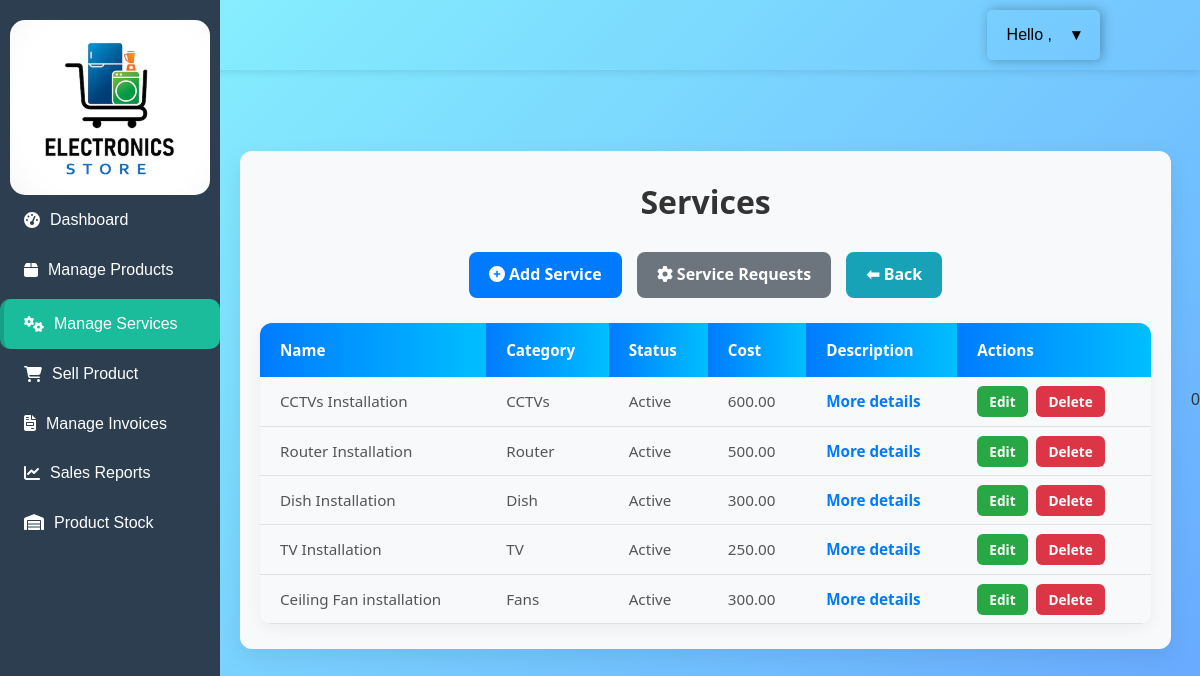
/services, run on the app's committed database.
### core/models.py (models this page shows, shortened)
class Service(models.Model):
    STATUS_CHOICES = [
        ('Active', 'Active'),
        ('Inactive', 'Inactive'),
    ]
    SERVICE_TYPE = [
        ('INSTALL', 'Installation'),
        ('PERIODIC', 'Periodic'),
        ('WARRANTY', 'Warranty'),
        ('PAID', 'Paid'),
    ]
    s_id = models.AutoField(primary_key=True)
    s_name = models.CharField(max_length=100)
    shop_owner = models.ForeignKey(ShopOwner, on_delete=models.CASCADE)
    description = models.TextField(blank=True, null=True, help_text="More details")
    category = models.ForeignKey(Category, on_delete=models.CASCADE, related_name='services')
    cost = models.DecimalField(max_digits=10, decimal_places=2)
    status = models.CharField(max_length=10, choices=STATUS_CHOICES, default='Active')

class Category(models.Model):
    STATUS_CHOICES = [
        ('Active', 'Active'),
        ('Inactive', 'Inactive'),
    ]
    ct_id = models.AutoField(primary_key=True)
    ct_name = models.CharField(max_length=100, unique=True)
    created_at = models.DateTimeField(auto_now_add=True)
    status = models.CharField(max_length=10, choices=STATUS_CHOICES, default='Active')
    def __str__(self):
        return self.ct_name  # corrected capitalization

### core/views.py (the view)
# urls.py: path('services', views.service_list, name='ser_list'),
def service_list(request):
    services = Service.objects.all()
    return render(request, 'core/owner/service_list.html', {'services': services})

### core/views.py (called while the page is built)
def shopowner_context(request):
    owner = None
    if request.session.get('shopowner_id'):
        owner = ShopOwner.objects.filter(
            sw_id=request.session['shopowner_id']
        ).first()
    return {
        'shopowner': owner
    }

### core/templates/core/owner/service_list.html (shortened to what this page needs)
{% extends 'core/base.html' %} {% load static %} {% block content %}
<link rel="stylesheet" href="{% static 'core/css/service_list.css' %}" />
<div class="product-container">
  <h2 class="title">Services</h2>
  <div class="action-bar">
    <a href="{% url 'ser_add' %}" class="btn btn-primary"
      ><b><i class="fa fa-plus-circle"></i> Add Service</b></a
    >
    <a href="{% url 'service_requests' %}" class="btn btn-secondary"
      ><i class="fa fa-cog"></i> Service Requests
    </a>
    <a href="{% url 'shop_analysis' %}" class="btn btn-third"><b>⬅ Back</b></a>
  </div>
  <table class="category-table">
    <tr>
      <th>Name</th>
      <th>Category</th>
      <th>Status</th>
      <th>Cost</th>
      <th>Description</th>
      <th>Actions</th>
    </tr>
    {% for s in services %}
    <tr>
      <td>{{ s.s_name }}</td>
      <td>{{ s.category }}</td>
      <td>{{ s.status }}</td>
      <td>{{ s.cost }}</td>
      <td>
        <span class="more-details" onclick="toggleDetails({{ s.s_id }})">
          More details
        </span>
      </td>
      <td class="actions">
        <a href="{% url 'ser_update' s.pk %}" class="btn1 btn-edit">Edit</a>
        <a href="{% url 'ser_delete' s.pk %}" class="btn1 btn-delete">Delete</a>
      </td>
    </tr>
    {% empty %}
    <tr>
      <td colspan="6">No products available.</td>
    </tr>
    {% endfor %}
  </table>
</div>
{% endblock %}

### core/static/core/css/style.css (style rules this page uses)
* { margin: 0; padding: 0; box-sizing: border-box; }
body { font-family: 'Segoe UI', Tahoma, Geneva, Verdana, sans-serif; background-color: #f5f7fa; color: #333; line-height: 1.6; }

### core/static/core/css/login.css (style rules this page uses)
body { font-family: "Segoe UI", Tahoma, Geneva, Verdana, sans-serif; background: linear-gradient(135deg, #89f7fe 0%, #66a6ff 100%); min-height: 100vh; margin: 0; display: flex; align-items: center; justify-content: center; }

### core/static/core/css/base.css (style rules this page uses)
body { display: flex; margin: 0; font-family: Arial, sans-serif; }

### core/static/core/css/service_list.css (style rules this page uses)
.product-container { max-width: 1200px; margin: 40px auto; padding: 25px 20px; background-color: #f8f9fa; border-radius: 12px; box-shadow: 0 8px 25px rgba(0,0,0,0.08); font-family: 'Segoe UI', Tahoma, Geneva, Verdana, sans-serif; }
.product-container .title { font-size: 2rem; font-weight: 700; text-align: center; color: #333; margin-bottom: 25px; }
.action-bar { display: flex; gap: 15px; flex-wrap: wrap; margin-bottom: 25px; justify-content: center; }
.action-bar .btn { padding: 10px 20px; border-radius: 8px; font-weight: bold; text-decoration: none; color: #fff; transition: 0.3s; }
.btn-primary { background: #007bff; }
.btn-secondary { background: #6c757d; }
.btn-third { background: #17a2b8; }
.category-table td.actions .btn-edit, .category-table td.actions .btn-delete , .category-table td.actions .back-btn { padding: 6px 12px; font-size: 0.85rem; border-radius: 6px; text-decoration: none; font-weight: 600; margin-right: 5px; transition: 0.3s; color: #fff; }
.btn-edit { background-color: #28a745; }
.btn-delete { background-color: #dc3545; }
.category-table { width: 100%; border-collapse: collapse; margin-top: 25px; font-size: 0.95rem; border-radius: 12px; overflow: hidden; box-shadow: 0 4px 15px rgba(0,0,0,0.05); }
.category-table th { padding: 15px 20px; background: linear-gradient(90deg, #007bff, #00bfff); color: #fff; font-weight: 600; text-align: left; }
.category-table td { padding: 12px 20px; border-bottom: 1px solid #e0e0e0; color: #555; vertical-align: middle; }
td.actions a { margin-right: 5px; }
.more-details { color: #007bff; font-weight: 600; cursor: pointer; }

### data on the page
Service: s_name "CCTVs Installation", category "CCTVs", status "Active", cost "600.00"
Service: s_name "Router Installation", category "Router", status "Active", cost "500.00"
Service: s_name "Dish Installation", category "Dish", status "Active", cost "300.00"
Service: s_name "TV Installation", category "TV", status "Active", cost "250.00"
Service: s_name "Ceiling Fan installation", category "Fans", status "Active", cost "300.00"
